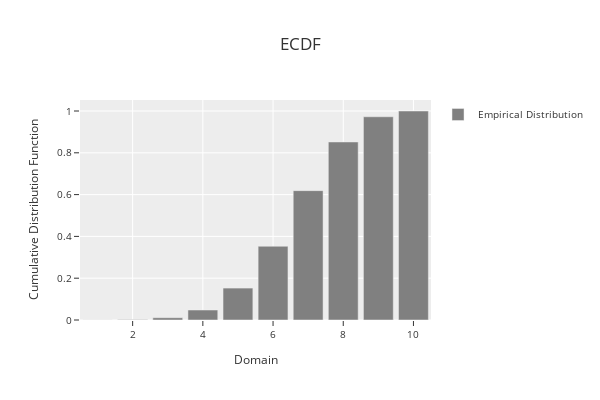

Write notebook code for a chart like this one.
### Code cell
phitter_disc.plot_ecdf()

### Figure 1 — Plotly figure (JSON) as saved in the notebook; plotly's stock layout.template omitted (floating-point values rounded to 4 significant figures)
{"data": [{"marker": {"color": "rgba(128,128,128,1)"}, "name": "Empirical Distribution", "showlegend": true, "type": "bar", "x": [1, 2, 3, 4, 5, 6, 7, 8, 9, 10], "y": [0.00024, 0.00173, 0.01084, 0.04786, 0.1527, 0.3529, 0.619, 0.8518, 0.9724, 1]}], "layout": {"bargap": 0.15, "height": 400, "legend": {"font": {"size": 10}, "orientation": "v", "title": {}, "xanchor": "left", "y": 1, "yanchor": "auto"}, "title": {"text": "ECDF"}, "width": 600, "xaxis": {"tickfont": {"size": 10}, "title": {"font": {"size": 12}, "text": "Domain"}}, "yaxis": {"tickfont": {"size": 10}, "title": {"font": {"size": 12}, "text": "Cumulative Distribution Function"}}}}
